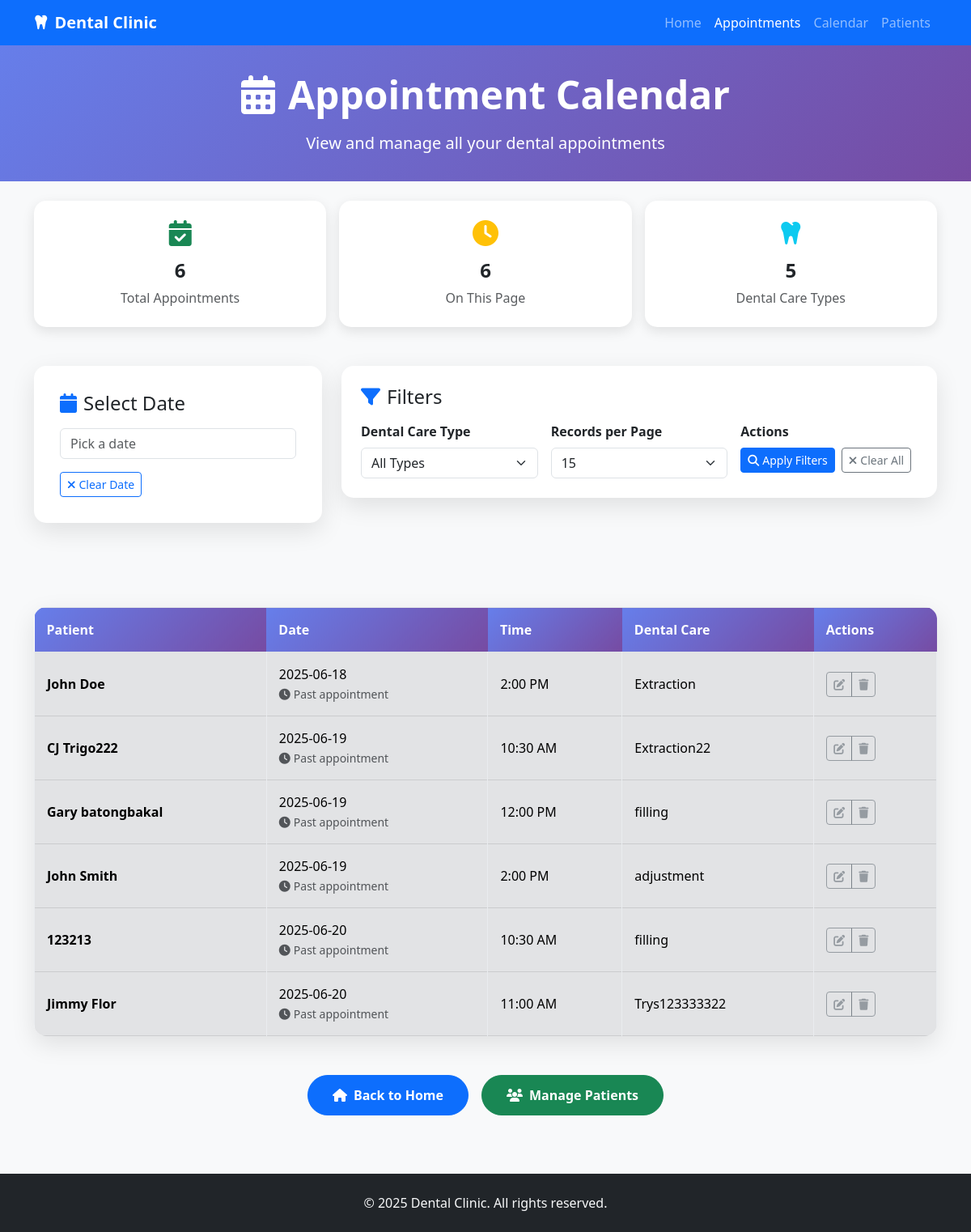
Before: /appointments with the older database file.
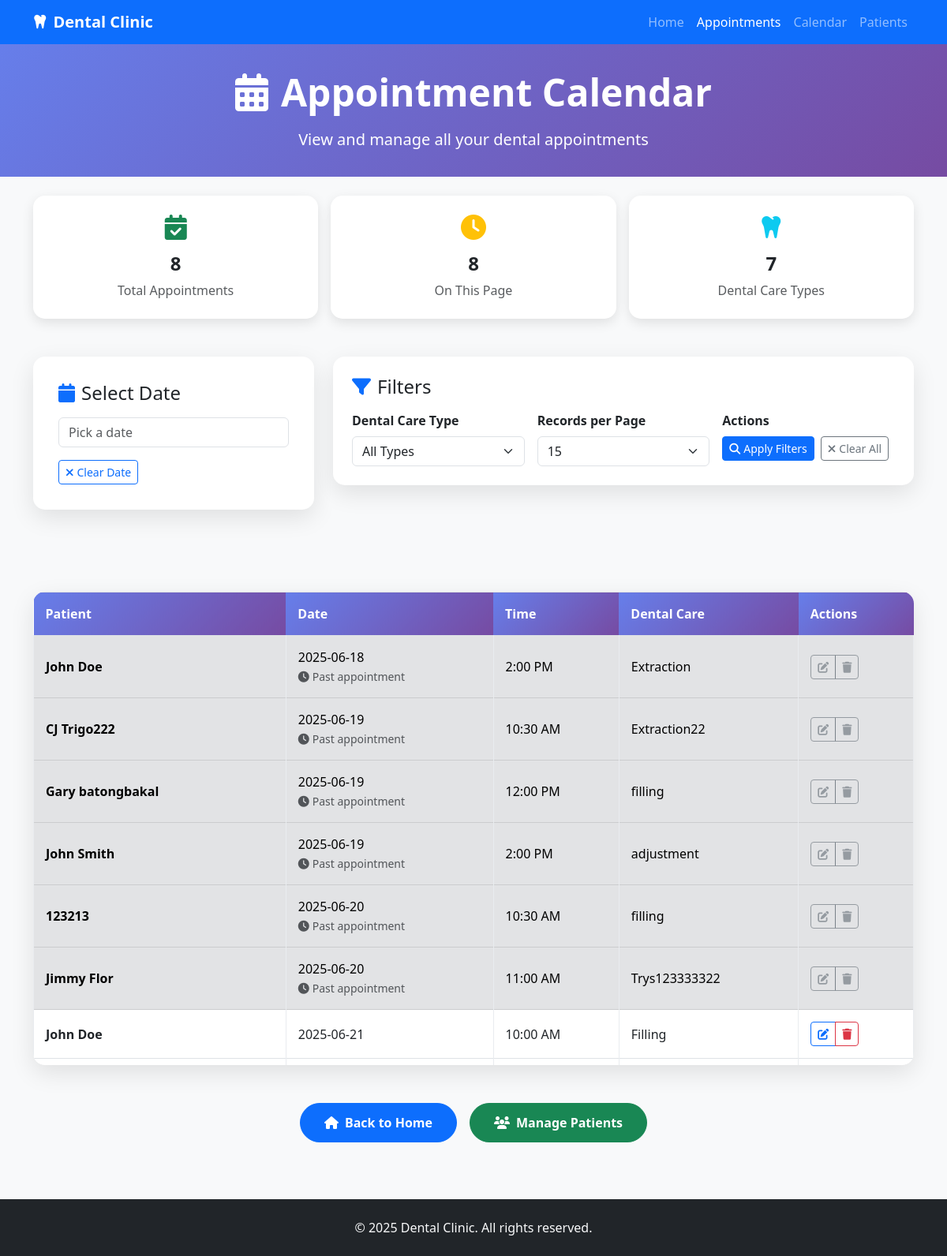
After: the same page with the newer database file.
### tables this page shows
CREATE TABLE "Appointments" (
                    ID INTEGER PRIMARY KEY AUTOINCREMENT,
                    PatientName TEXT NOT NULL,
                    Contact TEXT NOT NULL,
                    Date TEXT NOT NULL,
                    Time TEXT NOT NULL,
                    DentalCare TEXT NOT NULL
                );

### app.py (the view)
@app.route('/appointments')
def appointments():
    selected_date = request.args.get('date', '')
    dental_care_filter = request.args.get('dental_care', '')
    error_message = request.args.get('error', '')
    page = int(request.args.get('page', 1))
    per_page = int(request.args.get('per_page', 15))  # Default 15 records per page
    if page < 1:
        page = 1
    if per_page < 1 or per_page > 100:  # Limit to reasonable range
        per_page = 15
    conn = sqlite3.connect(DB_FILE)
    cursor = conn.cursor()
    base_conditions = []
    params = []
    if selected_date:
        base_conditions.append("Date = ?")
        params.append(selected_date)
    if dental_care_filter:
        base_conditions.append("DentalCare LIKE ?")
        params.append(f'%{dental_care_filter}%')
    where_clause = " AND ".join(base_conditions) if base_conditions else "1=1"
    count_query = f"SELECT COUNT(*) FROM Appointments WHERE {where_clause}"
    cursor.execute(count_query, params)
    total_appointments = cursor.fetchone()[0]
    total_pages = (total_appointments + per_page - 1) // per_page
    if page > total_pages and total_pages > 0:
        page = total_pages
    offset = (page - 1) * per_page
    query = f"SELECT * FROM Appointments WHERE {where_clause} ORDER BY Date, Time LIMIT ? OFFSET ?"
    cursor.execute(query, params + [per_page, offset])
    appointments = cursor.fetchall()
    cursor.execute("SELECT DISTINCT DentalCare FROM Appointments ORDER BY DentalCare")
    dental_care_types = [row[0] for row in cursor.fetchall()]
    conn.close()
    if error_message == 'past_appointment':
        error_message = "Cannot edit appointments that have already passed."
    elif error_message == 'past_appointment_delete':
        error_message = "Cannot delete appointments that have already passed."
    current_datetime = datetime.now().strftime('%Y-%m-%d %H:%M')
    return render_template('appointments.html',
                         appointments=appointments,
                         selected_date=selected_date,
                         dental_care_filter=dental_care_filter,
                         dental_care_types=dental_care_types,
                         error_message=error_message,
                         current_datetime=current_datetime,
                         page=page,
                         per_page=per_page,
                         total_appointments=total_appointments,
                         total_pages=total_pages)

### app.py (called while the page is built)
@app.template_filter('ampm')
def ampm_filter(value):
    try:
        t = datetime.strptime(value, "%H:%M")
        return t.strftime("%I:%M %p").lstrip('0')
    except Exception:
        return value  # fallback if parsing fails

### templates/appointments.html (shortened to what the changed rows need)
<!DOCTYPE html>
<html lang="en">
<head>
    <link href="https://cdn.jsdelivr.net/npm/bootstrap@5.3.0/dist/css/bootstrap.min.css" rel="stylesheet">
    <link href="https://cdnjs.cloudflare.com/ajax/libs/font-awesome/6.4.0/css/all.min.css" rel="stylesheet">
    <link rel="stylesheet" href="https://cdn.jsdelivr.net/npm/flatpickr/dist/flatpickr.min.css">
</head>
<body class="bg-light">
    <section class="page-header">
        <div class="container text-center">
            <h1 class="display-5 fw-bold mb-3">
                <i class="fas fa-calendar-alt me-3"></i>Appointment Calendar
            </h1>
        </div>
    </section>
    <section class="py-4">
        <div class="container">
            <div class="row g-3">
                <div class="col-md-4">
                    <div class="stats-card">
                        <i class="fas fa-calendar-check fa-2x text-success mb-3"></i>
                        <h4 class="fw-bold">{{ total_appointments }}</h4>
                        <p class="text-muted mb-0">Total Appointments</p>
                    </div>
                </div>
                <div class="col-md-4">
                    <div class="stats-card">
                        <i class="fas fa-clock fa-2x text-warning mb-3"></i>
                        <h4 class="fw-bold">{{ appointments|length }}</h4>
                        <p class="text-muted mb-0">On This Page</p>
                    </div>
                </div>
                <div class="col-md-4">
                    <div class="stats-card">
                        <i class="fas fa-tooth fa-2x text-info mb-3"></i>
                        <h4 class="fw-bold">{{ dental_care_types|length }}</h4>
                        <p class="text-muted mb-0">Dental Care Types</p>
                    </div>
                </div>
            </div>
        </div>
    </section>
    <section class="py-4">
        <div class="container">
            {% if appointments %}
            <div class="appointments-container">
                <div class="table-responsive">
                    <table class="table table-hover table-bordered align-middle mb-0">
                        <thead>
                            <tr>
                                <th>Patient</th>
                                <th>Date</th>
                                <th>Time</th>
                                <th>Dental Care</th>
                                <th>Actions</th>
                            </tr>
                        </thead>
                        <tbody>
                            {% for row in appointments %}
                            {% set appointment_datetime = row[3] + ' ' + row[4] %}
                            {% set is_past_appointment = appointment_datetime < current_datetime %}
                            <tr class="{% if is_past_appointment %}table-secondary{% endif %}">
                                <td><strong>{{ row[1] }}</strong></td>
                                <td>
                                    {{ row[3] }}
                                    {% if is_past_appointment %}
                                    <br><small class="text-muted"><i class="fas fa-clock me-1"></i>Past appointment</small>
                                    {% endif %}
                                </td>
                                <td>{{ row[4]|ampm }}</td>
                                <td>{{ row[5] }}</td>
                                <td>
                                    <div class="btn-group btn-group-sm" role="group">
                                        {% if is_past_appointment %}
                                        <button class="btn btn-outline-secondary" disabled title="Cannot edit past appointments">
                                            <i class="fas fa-edit"></i>
                                        </button>
                                        <button class="btn btn-outline-secondary" disabled title="Cannot delete past appointments">
                                            <i class="fas fa-trash"></i>
                                        </button>
                                        {% else %}
                                        <button class="btn btn-outline-primary edit-appointment-btn"
                                                data-id="{{ row[0] }}"
                                                data-patient="{{ row[1] }}"
                                                data-date="{{ row[3] }}"
                                                data-time="{{ row[4] }}"
                                                data-care="{{ row[5] }}"
                                                title="Edit">
                                            <i class="fas fa-edit"></i>
                                        </button>
                                        <a href="/delete/{{ row[0] }}" class="btn btn-outline-danger"
                                           onclick="event.preventDefault(); showDeleteConfirmation(this.href);"
                                           title="Delete">
                                            <i class="fas fa-trash"></i>
                                        </a>
                                        {% endif %}
                                    </div>
                                </td>
                            </tr>
                            {% endfor %}
                        </tbody>
                    </table>
                </div>
            </div>
            {% endif %}
        </div>
    </section>
</body>
</html>

Changed rows visible on the page:
added Appointments: PatientName "John Doe", Date "2025-06-21", Time "10:00 AM", DentalCare "Filling"
Other visible differences:
{{ total_appointments }}: "6" → "8"
{{ appointments|length }}: "6" → "8"
{{ dental_care_types|length }}: "5" → "7"
